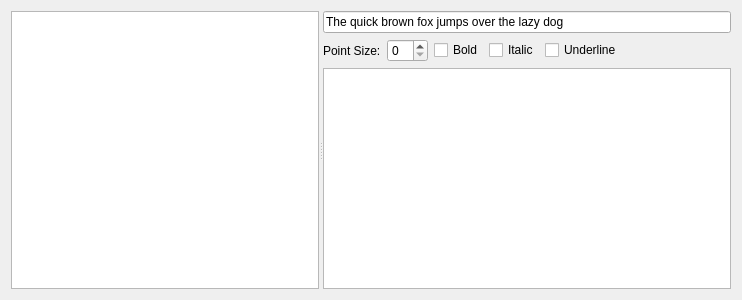
<?xml version="1.0" encoding="UTF-8"?>
<ui version="4.0">
 <class>GammaRay::FontBrowserWidget</class>
 <widget class="QWidget" name="GammaRay::FontBrowserWidget">
  <property name="geometry">
   <rect>
    <x>0</x>
    <y>0</y>
    <width>742</width>
    <height>300</height>
   </rect>
  </property>
  <layout class="QVBoxLayout" name="verticalLayout_15">
   <item>
    <widget class="QSplitter" name="splitter_10">
     <property name="orientation">
      <enum>Qt::Horizontal</enum>
     </property>
     <widget class="QTreeView" name="fontTree">
      <property name="uniformRowHeights">
       <bool>true</bool>
      </property>
     </widget>
     <widget class="QWidget" name="layoutWidget_7">
      <layout class="QVBoxLayout" name="verticalLayout">
       <item>
        <widget class="QLineEdit" name="fontText">
         <property name="text">
          <string>The quick brown fox jumps over the lazy dog</string>
         </property>
         <property name="placeholderText">
          <string>Enter some text here...</string>
         </property>
        </widget>
       </item>
       <item>
        <widget class="QWidget" name="fontOptions" native="true">
         <layout class="QHBoxLayout" name="horizontalLayout">
          <property name="margin">
           <number>0</number>
          </property>
          <item>
           <widget class="QLabel" name="label">
            <property name="text">
             <string>Point Size:</string>
            </property>
           </widget>
          </item>
          <item>
           <widget class="QSpinBox" name="pointSize"/>
          </item>
          <item>
           <widget class="QCheckBox" name="boldBox">
            <property name="text">
             <string>Bold</string>
            </property>
           </widget>
          </item>
          <item>
           <widget class="QCheckBox" name="italicBox">
            <property name="text">
             <string>Italic</string>
            </property>
           </widget>
          </item>
          <item>
           <widget class="QCheckBox" name="underlineBox">
            <property name="text">
             <string>Underline</string>
            </property>
           </widget>
          </item>
          <item>
           <spacer name="horizontalSpacer">
            <property name="orientation">
             <enum>Qt::Horizontal</enum>
            </property>
            <property name="sizeHint" stdset="0">
             <size>
              <width>40</width>
              <height>20</height>
             </size>
            </property>
           </spacer>
          </item>
         </layout>
        </widget>
       </item>
       <item>
        <widget class="QTreeView" name="selectedFontsView"/>
       </item>
      </layout>
     </widget>
    </widget>
   </item>
  </layout>
 </widget>
 <resources/>
 <connections/>
</ui>
